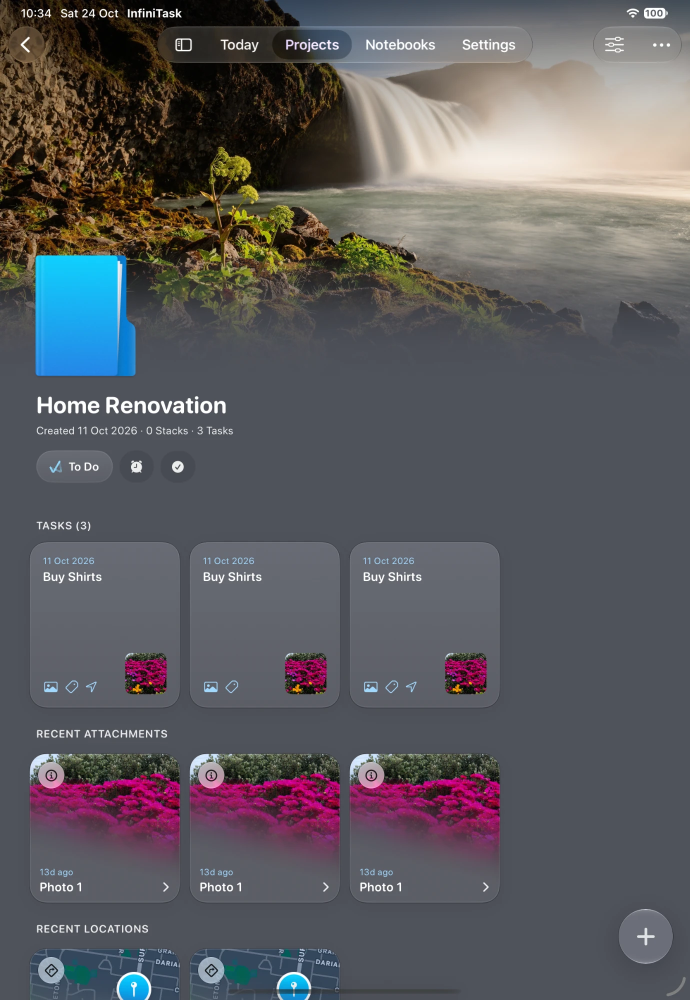
#> input picture img/shots/40-start-ipad.webp, 1379 x 2000 px, given in place of iPhone Duo - folded.png, which was not available (shown at 1/2 size); the run also reads 1 picture not shown here
$ python build-hero-assets.py
#> lines starting #> are read from the running program, lines starting #| are printed output that depends on the picture; after the words box and inside, x2 and y2 are one past the last pixel; in counts of white or black regions, pixels touching at a corner belong together
"""Build the device frames and screenshots for the start-screen carousel.

    python3 tools/build-hero-assets.py

Run from the Website folder. Writes into img/frames and img/shots.

FRAMES. The folded Duo and the iPad Pro (M5) 13" are Apple's official bezels,
which Craig supplied on 15 November 2026. The originals live OUTSIDE the site,
in App Store Screenshots/Bezels, so the full-size files are not published.
From each this writes a web copy for the upright device and a turned copy
for landscape:

- Folded Duo, landscape: turned clockwise, so the camera ends up bottom
  right, as in Craig's mock.
- iPad landscape: turned anticlockwise, so the camera (on the right-hand
  edge when upright) runs along the top.

Turning a frame swaps the axes of every rectangle in it, so the CSS for the
landscape frames (--fw, --bx ... --sr in site.css) follows from the upright
measurements, see the comments below. Both bezels' screens match the
captures they hold: 957 x 1392 against the cover screen's 1398 x 2034, and
1316 x 1757 against the iPad's 2064 x 2752, each within 0.3%.

The opened Duo and the iPhone use the site's existing frames (duo.webp and
iphone.webp). The iPhone one is the same artwork as Apple's official bezel.

SCREENSHOTS are resized copies of Craig's captures; SOURCES says where each
one came from. The Desktop ones were taken on 15 November 2026 for this.
"""

import os
import shutil
from PIL import Image, ImageDraw

HOME = os.path.expanduser('~')
SHOTS = os.path.join(HOME, 'Developer/InfiniTask/App Store Screenshots')
BEZELS = os.path.join(SHOTS, 'Bezels')
DESK = os.path.join(HOME, 'Desktop')
HERO = os.path.join(SHOTS, 'Website Hero')     # Craig's 920 x 2000 exports for the site

# out name -> (source, output width, crop box or None)
SOURCES = {
    '50-hero-duo-folded.webp':
        (DESK + '/Screenshot iPhone Duo 15-11-2026 at 10.06.29.png', 900, None),
    '51-hero-duo-folded-land.webp':
        (DESK + '/Screenshot iPhone Duo 15-11-2026 at 10.33.23.png', 1300, None),
    # The iPhone card's four, chosen by Craig (2026-11-15).
    '52-hero-iphone-projects.webp':
        (HERO + '/iPhone - Projects (Light).webp', 920, None),
    '53-hero-iphone-notebooks.webp':
        (HERO + '/iPhone - Notebooks (Moon Grey).webp', 920, None),
    '54-hero-iphone-journal.webp':
        (HERO + '/iPhone - Travel Journal (Light).webp', 920, None),
    '55-hero-iphone-add-things.webp':
        (HERO + '/iPhone - Add Things (Dark).webp', 920, None),
    # Whole: the iPad Pro bezel's screen is 4:3, like the capture.
    '56-hero-ipad-land.webp':
        (DESK + '/Screenshot iPad Pro 13-inch (M5) 15-11-2026 at 10.02.32.png', 2000, None),
}

# The folded Duo's screen is nearly square on the hinge side and round on
# the other, and a square-cornered capture showed past the bezel at the far
# corners (Craig, 2026-11-15). The CSS clips them too, but these captures
# carry the shape themselves, so nothing can poke out whatever the browser
# makes of the CSS. Each is first trimmed to its screen's exact proportions
# (a fraction of a percent), then its corners are cut out.
# name -> (screen w, h as CSS places it, corner radii tl, tr, br, bl), all
# in the bezel's own pixels; scaled to the capture here.
CORNERS = {
    '50-hero-duo-folded.webp':      (965, 1400, (12, 120, 120, 12)),
    '51-hero-duo-folded-land.webp': (1400, 965, (12, 12, 120, 120)),   # turned clockwise
}

# The upright iPad (img/shots/40-start-ipad.webp) is not rebuilt here: it is
# the only upright capture there is, and it was cut to the old, narrower iPad
# frame, so the CSS crops its foot to fit the 4:3 screen. A fresh 2064 x 2752
# capture would fill it whole; add it to SOURCES when there is one.

# out name -> (bezel, turn or None). Measured in the upright bezel, as CSS
# wants them (screen 4px into the bezel, so no hairline shows):
#   folded Duo  canvas 1083 x 1506, body x11 y24 1042 x 1458,
#               screen x59 y53 965 x 1400
#   iPad Pro    canvas 1470 x 1915, body x19 y22 1432 x 1871,
#               screen x73 y75 1324 x 1765
# Clockwise, a rect (x, y, w, h) lands at (H - y - h, x, h, w); anticlockwise
# at (y, W - x - w, h, w), W and H being the upright canvas.
FRAMES = {
    'duo-folded.webp':      ('iPhone Duo - folded.png', None),
    'duo-folded-land.webp': ('iPhone Duo - folded.png', Image.ROTATE_270),   # clockwise
    'ipad-pro.webp':        ('iPad Pro (M5) 13in - Space Black.png', None),
    'ipad-pro-land.webp':   ('iPad Pro (M5) 13in - Space Black.png', Image.ROTATE_90),  # anticlockwise
}


def frames():
    for name, (src, turn) in FRAMES.items():
        im = Image.open(os.path.join(BEZELS, src)).convert('RGBA')
        if turn is not None:
            im = im.transpose(turn)
        im.save('img/frames/' + name, 'WEBP', quality=92, alpha_quality=100, method=6)
        print('frame  %-22s %dx%d  from %s' % (name, im.size[0], im.size[1], src))
#| frame  duo-folded.webp        1379x2000  from iPhone Duo - folded.png


def round_corners(im, radii):
    """Cut the corners out of an image, supersampled for a clean edge."""
    w, h = im.size
    k = 4
    mask = Image.new('L', (w * k, h * k), 255)
    d = ImageDraw.Draw(mask)
    corners = [(0, 0, 1, 1), (w * k, 0, -1, 1), (w * k, h * k, -1, -1), (0, h * k, 1, -1)]
    for (cx, cy, sx, sy), r in zip(corners, radii):
        r = round(r * k)
        if r <= 0:
            continue
        box = [min(cx, cx + sx * r), min(cy, cy + sy * r), max(cx, cx + sx * r) - 1, max(cy, cy + sy * r) - 1]
        d.rectangle(box, fill=0)
        ox, oy = cx + sx * r, cy + sy * r
        d.ellipse([ox - r, oy - r, ox + r - 1, oy + r - 1], fill=255)
    im = im.convert('RGBA')
    im.putalpha(mask.resize((w, h), Image.LANCZOS))
    return im


def shots():
    for name, (src, width, crop) in SOURCES.items():
        im = Image.open(src).convert('RGB')
        # Already a web file at the right size: copy it rather than
        # re-encode, which would only lose quality.
        if src.endswith('.webp') and im.size[0] == width and not crop and name not in CORNERS:
            shutil.copyfile(src, 'img/shots/' + name)
            print('shot   %-30s %dx%d  copied from %s' % (name, im.size[0], im.size[1], os.path.basename(src)))
            continue
        if crop:
            im = im.crop(crop)
        if name in CORNERS:
            # Trim to the screen's proportions the way CSS cover + top would:
            # from the foot if too tall, evenly off the sides if too wide.
            sw, sh, radii = CORNERS[name]
            w, h = im.size
#> w = 960; h = 2087
            if w / h < sw / sh:
                im = im.crop((0, 0, w, round(w * sh / sw)))
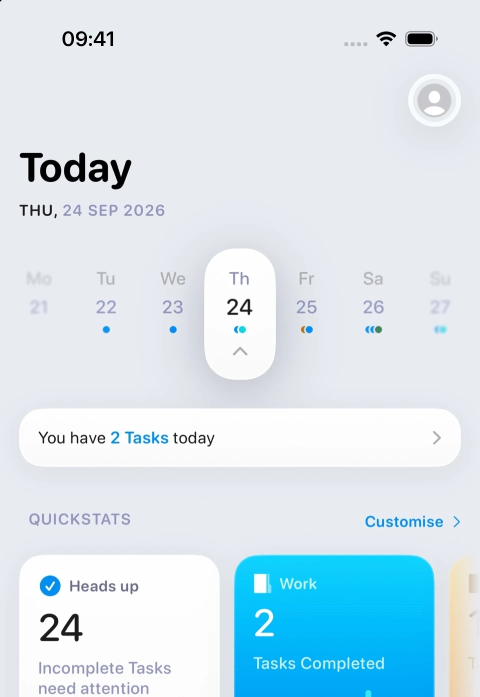
#> im: PIL image 960x1393 RGB (shown at 1/2 size); mean R, G, B 212.4, 230.2, 239.3
            else:
                nw = round(h * sw / sh)
                im = im.crop(((w - nw) // 2, 0, (w - nw) // 2 + nw, h))
        height = round(im.size[1] * width / im.size[0])
#> height = 1306
        im = im.resize((width, height), Image.LANCZOS)
#> im: PIL image 900x1306 RGB
        if name in CORNERS:
            sw, sh, radii = CORNERS[name]
            im = round_corners(im, [r * width / sw for r in radii])
#> in round_corners, `mask = Image.new('L', (w * k, h * k), 255)`: mask: PIL image 3600x5224 L; every value is 255
#> in round_corners, `im.putalpha(mask.resize((w, h), Image.LANCZOS))`:
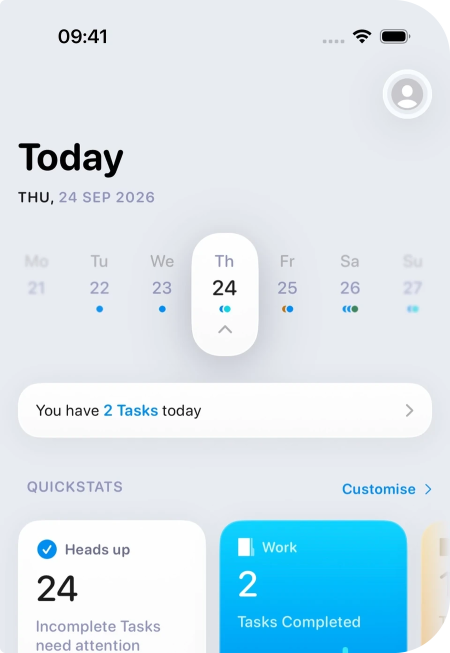
#> im: PIL image 900x1306 RGBA (shown at 1/2 size); mean R, G, B, A 212.4, 230.2, 239.3, 253.8; transparent parts drawn white
#> in round_corners, `im.putalpha(mask.resize((w, h), Image.LANCZOS))`:
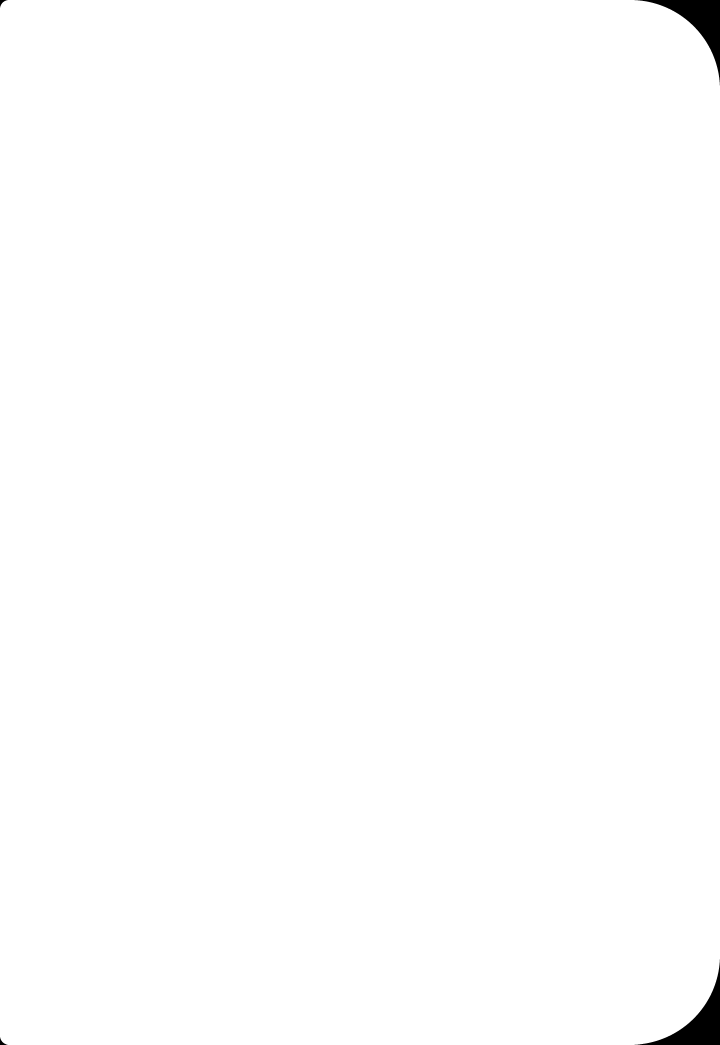
#> mask: PIL image 3600x5224 L (shown at 1/5 size); 99.5% white; 4 black regions, box (x1, y1, x2, y2) and area: (3173, 0, 3600, 427) 43101, (3173, 4797, 3600, 5224) 43101, (0, 0, 38, 38) 439, (0, 5186, 38, 5224) 439
        im.save('img/shots/' + name, 'WEBP', quality=84, alpha_quality=100, method=6)
        print('shot   %-30s %dx%d  from %s%s' % (name, width, height, os.path.basename(src),
                                                  '  (corners cut)' if name in CORNERS else ''))
#| shot   50-hero-duo-folded.webp        900x1306  from Screenshot iPhone Duo 15-11-2026 at 10.06.29.png  (corners cut)


if __name__ == '__main__':
    frames()
#> (the run stopped early here; a loop or call above may not have finished)
